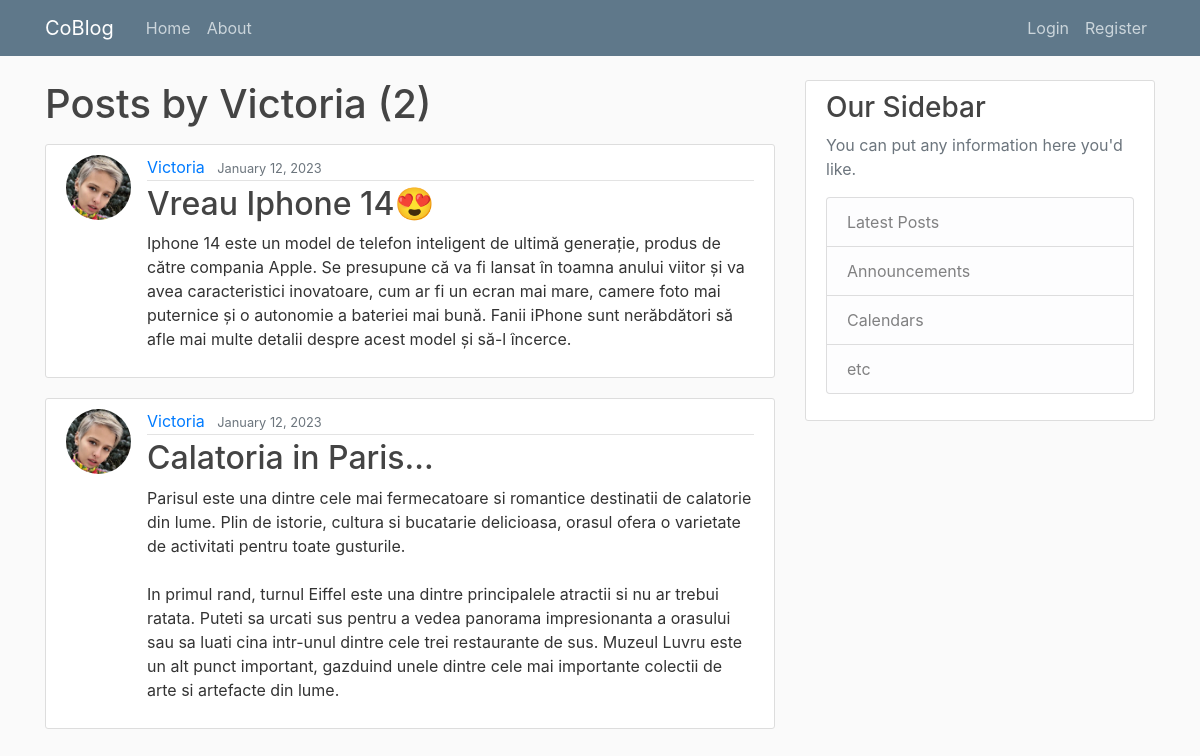
Page /user/Victoria on the committed database.
### blog/models.py (models this page shows, shortened)
class Post(models.Model):
    title = models.CharField(max_length=100)
    content = models.TextField()
    date_posted = models.DateTimeField(default=timezone.now)
    author = models.ForeignKey(User, on_delete=models.CASCADE)
    likes = models.ManyToManyField(User, related_name='blog_posts')
    category = models.CharField(max_length=255, default='uncategorized')

### users/models.py (models this page shows, shortened)
class Profile(models.Model):
    user = models.OneToOneField(User, on_delete=models.CASCADE)
    image = models.ImageField(default='default.jpg', upload_to='profile_pics')

### blog/views.py (the view)
# urls.py: path('user/<str:username>', UserPostListView.as_view(), name='user-posts'),
class UserPostListView(ListView):
    model = Post
    template_name = 'blog/user_posts.html'  # <app>/<model>_<viewtype>.html
    context_object_name = 'posts'
    paginate_by = 5
    def get_queryset(self):
        user = get_object_or_404(User, username=self.kwargs.get('username'))
        return Post.objects.filter(author=user).order_by('-date_posted')

### blog/templates/blog/user_posts.html (shortened to what this page needs)
{% extends "blog/base.html" %}
{% block content %}
    <h1 class="mb-3">Posts by {{ view.kwargs.username }} ({{ page_obj.paginator.count }})</h1>
    {% for post in posts %}
        <article class="media content-section">
          <img class="rounded-circle article-img" src="{{ post.author.profile.image.url }}">
          <div class="media-body">
            <div class="article-metadata">
              <a class="mr-2" href="{% url 'user-posts' post.author.username %}">{{ post.author }}</a>
              <small class="text-muted">{{ post.date_posted|date:"F d, Y" }}</small>
            </div>
            <h2><a class="article-title" href="{% url 'post-detail' post.id %}">{{ post.title }}</a></h2>
            <p class="article-content">{{ post.content }}</p>
          </div>
        </article>
    {% endfor %}
{% endblock content %}

### blog/static/blog/main.css (style rules this page uses)
body { background: #fafafa; color: #333333; margin-top: 5rem; }
h1, h2, h3, h4, h5, h6 { color: #444444; }
.content-section { background: #ffffff; padding: 10px 20px; border: 1px solid #dddddd; border-radius: 3px; margin-bottom: 20px; }
.article-title { color: #444444; }
.article-content { white-space: pre-line; }
.article-img { height: 65px; width: 65px; margin-right: 16px; }
.article-metadata { padding-bottom: 1px; margin-bottom: 4px; border-bottom: 1px solid #e3e3e3 }

### rows in the picture
Post: author.profile.image (picture), author "Victoria", date_posted "January 12, 2023", title "Vreau Iphone 14😍", content "Iphone 14 este un model de telefon inteligent de ultimă generație, produs de către compania Apple. Se presupune că va fi lansat în toamna anului viitor și va avea caracteristici inovatoare, cum ar fi un ecran mai mare, camere foto mai puternice și o autonomie a bateriei mai bună. Fanii iPhone sunt nerăbdători să afle mai multe detalii despre acest model și să-l încerce."
Post: author.profile.image (picture), author "Victoria", date_posted "January 12, 2023", title "Calatoria in Paris...", content "Parisul este una dintre cele mai fermecatoare si romantice destinatii de calatorie din lume. Plin de istorie, cultura si bucatarie delicioasa, orasul ofera o varietate de activitati pentru toate gusturile. In primul rand, turnul Eiffel este una dintre principalele atractii si nu ar trebui ratata. Puteti sa urcati sus pentru a vedea panorama impresionanta a orasului sau sa luati cina intr-unul dintre cele trei restaurante de sus. Muzeul Luvru este un alt punct important, gazduind unele dintre cele mai importante colectii de arte si artefacte din lume."

### other values in the picture
{{ view.kwargs.username }} "Victoria"
{{ page_obj.paginator.count }} "2"
